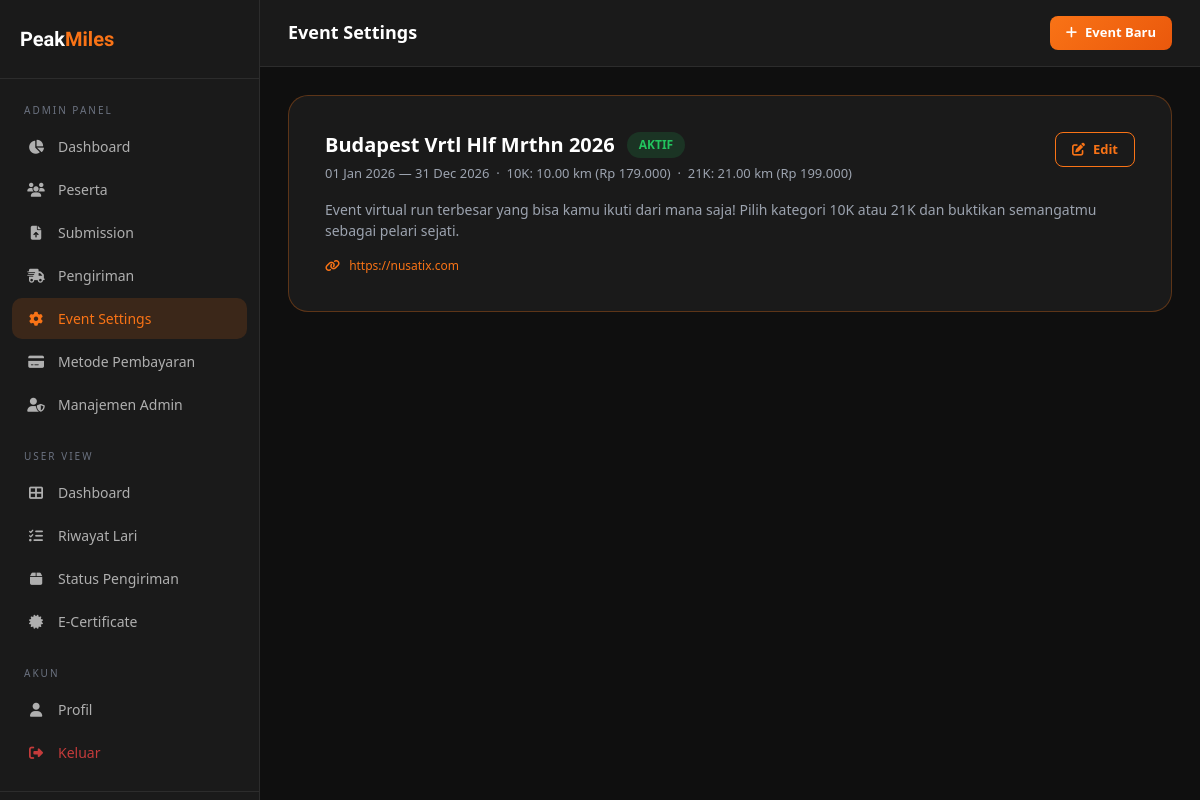
The app's page /admin/event-settings.php (signed in) with its own data.
### tables this page shows
CREATE TABLE IF NOT EXISTS events (
    id INT AUTO_INCREMENT PRIMARY KEY,
    name VARCHAR(200) NOT NULL,
    slug VARCHAR(200) NOT NULL,
    description TEXT,
    start_date DATE NOT NULL,
    end_date DATE NOT NULL,
    target_10k DECIMAL(5,2) DEFAULT 10.00,
    target_21k DECIMAL(5,2) DEFAULT 21.00,
    fee_10k INT DEFAULT 179000,
    fee_21k INT DEFAULT 199000,
    registration_url VARCHAR(500) DEFAULT 'https://nusatix.com',
    is_active TINYINT(1) DEFAULT 1,
    banner_image VARCHAR(300) NULL,
    created_at DATETIME DEFAULT CURRENT_TIMESTAMP
);

### includes/functions.php (called while the page is built, shortened)
<?php
function sanitize(string $input): string {
    return htmlspecialchars(trim($input), ENT_QUOTES, 'UTF-8');
}

### admin/event-settings.php (the view, shortened to what this page needs)
<?php
require_once __DIR__ . '/../includes/functions.php';
$db = getDB();
$events = $db->query("SELECT * FROM events ORDER BY id DESC")->fetchAll();
?>
<!DOCTYPE html>
<html lang="id">
<head>
<link rel="stylesheet" href="<?= SITE_URL ?>/assets/css/style.css">
<link rel="stylesheet" href="https://cdn.jsdelivr.net/npm/bootstrap@5.3.0/dist/css/bootstrap.min.css">
<link rel="stylesheet" href="https://cdnjs.cloudflare.com/ajax/libs/font-awesome/6.4.0/css/all.min.css">
</head>
<body>
<div class="dashboard-layout">
  <?php require_once __DIR__ . '/../includes/sidebar.php'; ?>
  <div class="main-content">
    <div class="topbar">
      <div class="d-flex align-items-center gap-3">
        <div class="topbar-title">Event Settings</div>
      </div>
      <button onclick="openModal('newEventModal')" class="btn-primary-custom btn-sm-custom">
        <i class="fa fa-plus"></i> Event Baru
      </button>
    </div>
    <div class="page-content">
      <?php foreach ($events as $ev): ?>
      <div class="form-card mb-4" style="border-color:<?= $ev['is_active'] ? 'rgba(249,115,22,0.3)' : 'var(--border)' ?>;">
        <div class="d-flex justify-content-between align-items-start mb-3">
          <div>
            <div style="display:flex;align-items:center;gap:12px;margin-bottom:6px;">
              <h5 style="color:#fff;font-weight:700;margin:0;"><?= sanitize($ev['name']) ?></h5>
              <?php if ($ev['is_active']): ?>
              <span class="status-badge badge-approved">AKTIF</span>
              <?php else: ?>
              <span class="status-badge badge-rejected">NONAKTIF</span>
              <?php endif; ?>
            </div>
            <div style="font-size:13px;color:var(--gray-light);">
              <?= date('d M Y', strtotime($ev['start_date'])) ?> — <?= date('d M Y', strtotime($ev['end_date'])) ?>
              &nbsp;·&nbsp; 10K: <?= $ev['target_10k'] ?> km (Rp <?= number_format($ev['fee_10k'] ?? 179000, 0, ',', '.') ?>) &nbsp;·&nbsp; 21K: <?= $ev['target_21k'] ?> km (Rp <?= number_format($ev['fee_21k'] ?? 199000, 0, ',', '.') ?>)
            </div>
          </div>
          <button onclick="editEvent(<?= htmlspecialchars(json_encode($ev)) ?>)" class="btn-outline-custom btn-sm-custom">
            <i class="fa fa-edit"></i> Edit
          </button>
        </div>
        <?php if ($ev['description']): ?>
        <p style="color:var(--gray-light);font-size:14px;"><?= sanitize($ev['description']) ?></p>
        <?php endif; ?>
        <div style="font-size:12px;color:var(--gray-light);margin-top:8px;">
          <i class="fa fa-link" style="color:var(--primary);margin-right:6px;"></i>
          <a href="<?= sanitize($ev['registration_url']) ?>" target="_blank" style="color:var(--primary);text-decoration:none;"><?= sanitize($ev['registration_url']) ?></a>
        </div>
      </div>
      <?php endforeach; ?>
    </div>
  </div>
</div>
</body>
</html>

### assets/css/style.css (style rules this page uses)
:root { --primary: #f97316; --primary-dark: #ea580c; --primary-light: #fed7aa; --dark: #0f0f0f; --dark-2: #1a1a1a; --dark-3: #242424; --dark-4: #2e2e2e; --gray: #6b7280; --gray-light: #9ca3af; --border: rgba(255,255,255,0.08); --success: #22c55e; --danger: #ef4444; --warning: #f59e0b; --info: #3b82f6; --radius: 12px; --radius-lg: 20px; --shadow: 0 4px 24px rgba(0,0,0,0.4); --shadow-glow: 0 0 40px rgba(249,115,22,0.2); }
* { margin: 0; padding: 0; box-sizing: border-box; }
html { scroll-behavior: smooth; background: #0f0f0f !important; }
body { font-family: 'Fira Sans', system-ui, sans-serif; background: var(--dark) !important; background-color: var(--dark) !important; color: #e5e7eb; line-height: 1.6; min-height: 100vh; }
h1, h2, h3, h4, h5, h6 { font-weight: 600; line-height: 1.2; }
.btn-primary-custom { background: linear-gradient(135deg, var(--primary), var(--primary-dark)); color: #fff; border: none; padding: 12px 28px; border-radius: var(--radius); font-weight: 600; font-size: 15px; cursor: pointer; transition: all 0.3s; display: inline-flex; align-items: center; gap: 8px; text-decoration: none; }
.btn-outline-custom { background: transparent; border: 1px solid var(--primary); color: var(--primary); padding: 11px 26px; border-radius: var(--radius); font-weight: 600; font-size: 15px; cursor: pointer; transition: all 0.3s; display: inline-flex; align-items: center; gap: 8px; text-decoration: none; }
.btn-sm-custom { padding: 7px 16px; font-size: 13px; border-radius: 8px; }
.dashboard-layout { display: flex; min-height: 100vh; background: var(--dark); }
.main-content { margin-left: 260px; flex: 1; min-height: 100vh; }
.topbar { background: var(--dark-2); border-bottom: 1px solid var(--border); padding: 16px 28px; display: flex; align-items: center; justify-content: space-between; position: sticky; top: 0; z-index: 50; }
.topbar-title { font-size: 18px; font-weight: 700; color: #fff; }
.page-content { padding: 28px; }
.status-badge { display: inline-flex; align-items: center; gap: 6px; padding: 4px 12px; border-radius: 100px; font-size: 12px; font-weight: 600; }
.badge-approved { background: rgba(34,197,94,0.15); color: var(--success); }
.form-card { background: var(--dark-2); border: 1px solid var(--border); border-radius: var(--radius-lg); padding: 36px; }
.d-flex { display: flex; }
.mb-3 { margin-bottom: 24px; }

### records on screen
events: name "Budapest Vrtl Hlf Mrthn 2026", is_active "AKTIF", start_date "01 Jan 2026", end_date "31 Dec 2026", target_10k "10.00", fee_10k "179.000", target_21k "21.00", fee_21k "199.000", description "Event virtual run terbesar yang bisa kamu ikuti dari mana saja! Pilih kategori 10K atau 21K dan buktikan semangatmu sebagai pelari sejati.", registration_url "https://nusatix.com"
